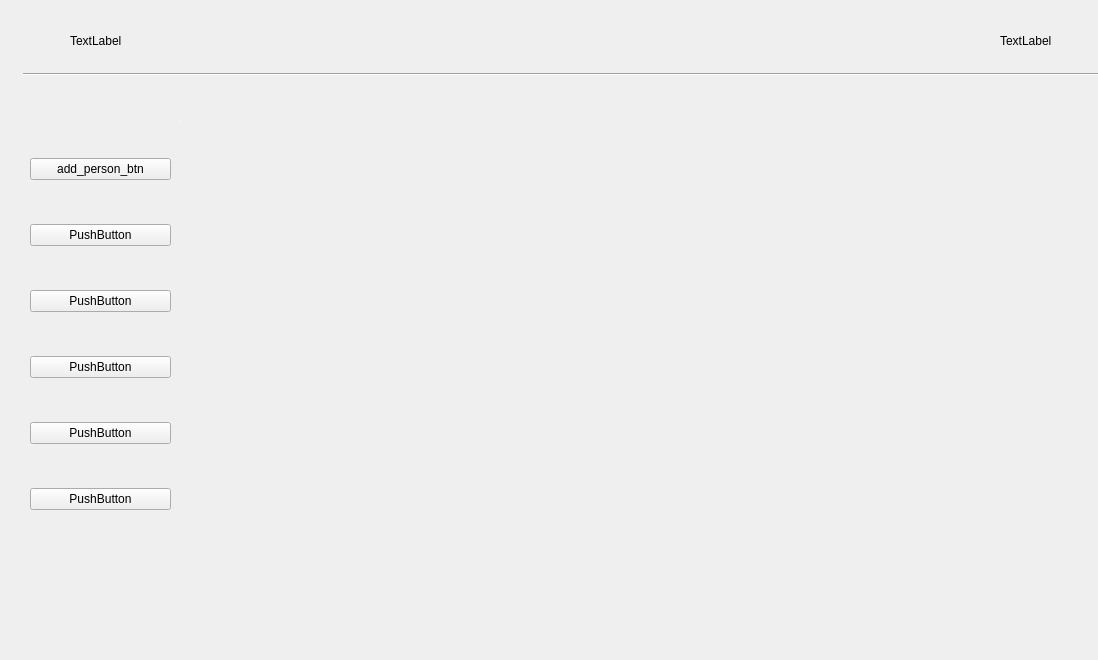
<?xml version="1.0" encoding="UTF-8"?>
<ui version="4.0">
 <class>Form</class>
 <widget class="QWidget" name="Form">
  <property name="geometry">
   <rect>
    <x>0</x>
    <y>0</y>
    <width>1098</width>
    <height>660</height>
   </rect>
  </property>
  <property name="windowTitle">
   <string>Form</string>
  </property>
  <widget class="Line" name="line">
   <property name="geometry">
    <rect>
     <x>23</x>
     <y>66</y>
     <width>1091</width>
     <height>16</height>
    </rect>
   </property>
   <property name="orientation">
    <enum>Qt::Horizontal</enum>
   </property>
  </widget>
  <widget class="QWidget" name="verticalLayoutWidget">
   <property name="geometry">
    <rect>
     <x>30</x>
     <y>120</y>
     <width>141</width>
     <height>431</height>
    </rect>
   </property>
   <layout class="QVBoxLayout" name="verticalLayout">
    <item>
     <widget class="QPushButton" name="add_person_btn">
      <property name="maximumSize">
       <size>
        <width>16777215</width>
        <height>16777215</height>
       </size>
      </property>
      <property name="text">
       <string>add_person_btn</string>
      </property>
     </widget>
    </item>
    <item>
     <widget class="QPushButton" name="pushButton_6">
      <property name="text">
       <string>PushButton</string>
      </property>
     </widget>
    </item>
    <item>
     <widget class="QPushButton" name="pushButton_5">
      <property name="text">
       <string>PushButton</string>
      </property>
     </widget>
    </item>
    <item>
     <widget class="QPushButton" name="pushButton_4">
      <property name="text">
       <string>PushButton</string>
      </property>
     </widget>
    </item>
    <item>
     <widget class="QPushButton" name="pushButton_3">
      <property name="text">
       <string>PushButton</string>
      </property>
     </widget>
    </item>
    <item>
     <widget class="QPushButton" name="pushButton">
      <property name="text">
       <string>PushButton</string>
      </property>
     </widget>
    </item>
   </layout>
  </widget>
  <widget class="QLabel" name="home_icon">
   <property name="geometry">
    <rect>
     <x>70</x>
     <y>20</y>
     <width>54</width>
     <height>41</height>
    </rect>
   </property>
   <property name="text">
    <string>TextLabel</string>
   </property>
  </widget>
  <widget class="QLabel" name="label_2">
   <property name="geometry">
    <rect>
     <x>1000</x>
     <y>20</y>
     <width>54</width>
     <height>41</height>
    </rect>
   </property>
   <property name="text">
    <string>TextLabel</string>
   </property>
  </widget>
  <widget class="QFrame" name="home_frame">
   <property name="geometry">
    <rect>
     <x>180</x>
     <y>120</y>
     <width>1</width>
     <height>1</height>
    </rect>
   </property>
   <property name="frameShape">
    <enum>QFrame::StyledPanel</enum>
   </property>
   <property name="frameShadow">
    <enum>QFrame::Raised</enum>
   </property>
   <widget class="QPushButton" name="pushButton_7">
    <property name="geometry">
     <rect>
      <x>220</x>
      <y>150</y>
      <width>87</width>
      <height>29</height>
     </rect>
    </property>
    <property name="text">
     <string>PushButton</string>
    </property>
   </widget>
   <widget class="QPushButton" name="pushButton_8">
    <property name="geometry">
     <rect>
      <x>400</x>
      <y>150</y>
      <width>87</width>
      <height>29</height>
     </rect>
    </property>
    <property name="text">
     <string>PushButton</string>
    </property>
   </widget>
  </widget>
  <widget class="QFrame" name="add_person_frame">
   <property name="geometry">
    <rect>
     <x>180</x>
     <y>120</y>
     <width>1</width>
     <height>1</height>
    </rect>
   </property>
   <property name="styleSheet">
    <string notr="true"/>
   </property>
   <property name="frameShape">
    <enum>QFrame::Box</enum>
   </property>
   <property name="frameShadow">
    <enum>QFrame::Sunken</enum>
   </property>
   <widget class="QLabel" name="label">
    <property name="geometry">
     <rect>
      <x>50</x>
      <y>73</y>
      <width>54</width>
      <height>17</height>
     </rect>
    </property>
    <property name="text">
     <string>Nom</string>
    </property>
    <property name="alignment">
     <set>Qt::AlignCenter</set>
    </property>
   </widget>
   <widget class="QLineEdit" name="F_name">
    <property name="geometry">
     <rect>
      <x>140</x>
      <y>65</y>
      <width>220</width>
      <height>33</height>
     </rect>
    </property>
   </widget>
   <widget class="QLabel" name="label_3">
    <property name="geometry">
     <rect>
      <x>50</x>
      <y>120</y>
      <width>54</width>
      <height>17</height>
     </rect>
    </property>
    <property name="text">
     <string>Prenom</string>
    </property>
    <property name="alignment">
     <set>Qt::AlignCenter</set>
    </property>
   </widget>
   <widget class="QLineEdit" name="L_name">
    <property name="geometry">
     <rect>
      <x>140</x>
      <y>112</y>
      <width>220</width>
      <height>33</height>
     </rect>
    </property>
   </widget>
   <widget class="QLineEdit" name="cne">
    <property name="geometry">
     <rect>
      <x>141</x>
      <y>160</y>
      <width>220</width>
      <height>33</height>
     </rect>
    </property>
   </widget>
   <widget class="QLabel" name="label_4">
    <property name="geometry">
     <rect>
      <x>50</x>
      <y>168</y>
      <width>54</width>
      <height>17</height>
     </rect>
    </property>
    <property name="text">
     <string>C.I.N</string>
    </property>
    <property name="alignment">
     <set>Qt::AlignCenter</set>
    </property>
   </widget>
   <widget class="QLabel" name="label_5">
    <property name="geometry">
     <rect>
      <x>50</x>
      <y>210</y>
      <width>54</width>
      <height>17</height>
     </rect>
    </property>
    <property name="text">
     <string>Sexe</string>
    </property>
    <property name="alignment">
     <set>Qt::AlignCenter</set>
    </property>
   </widget>
   <widget class="QRadioButton" name="femme">
    <property name="geometry">
     <rect>
      <x>154</x>
      <y>210</y>
      <width>100</width>
      <height>22</height>
     </rect>
    </property>
    <property name="text">
     <string>Femme</string>
    </property>
   </widget>
   <widget class="QRadioButton" name="homme">
    <property name="geometry">
     <rect>
      <x>274</x>
      <y>210</y>
      <width>100</width>
      <height>22</height>
     </rect>
    </property>
    <property name="text">
     <string>Homme</string>
    </property>
   </widget>
   <widget class="QLabel" name="label_6">
    <property name="geometry">
     <rect>
      <x>40</x>
      <y>250</y>
      <width>70</width>
      <height>17</height>
     </rect>
    </property>
    <property name="text">
     <string>Naissance</string>
    </property>
    <property name="alignment">
     <set>Qt::AlignCenter</set>
    </property>
   </widget>
   <widget class="QDateEdit" name="birth_date">
    <property name="geometry">
     <rect>
      <x>145</x>
      <y>240</y>
      <width>170</width>
      <height>27</height>
     </rect>
    </property>
    <property name="wrapping">
     <bool>true</bool>
    </property>
    <property name="buttonSymbols">
     <enum>QAbstractSpinBox::UpDownArrows</enum>
    </property>
    <property name="accelerated">
     <bool>false</bool>
    </property>
    <property name="displayFormat">
     <string>dd-MM-yyyy</string>
    </property>
    <property name="calendarPopup">
     <bool>true</bool>
    </property>
   </widget>
   <widget class="QLabel" name="age_counter">
    <property name="geometry">
     <rect>
      <x>325</x>
      <y>242</y>
      <width>31</width>
      <height>23</height>
     </rect>
    </property>
    <property name="text">
     <string>00</string>
    </property>
    <property name="alignment">
     <set>Qt::AlignCenter</set>
    </property>
   </widget>
   <widget class="QLabel" name="label_8">
    <property name="geometry">
     <rect>
      <x>10</x>
      <y>290</y>
      <width>110</width>
      <height>17</height>
     </rect>
    </property>
    <property name="text">
     <string>Situation Familial</string>
    </property>
    <property name="alignment">
     <set>Qt::AlignCenter</set>
    </property>
   </widget>
   <widget class="QComboBox" name="familly_state">
    <property name="geometry">
     <rect>
      <x>142</x>
      <y>285</y>
      <width>220</width>
      <height>25</height>
     </rect>
    </property>
    <item>
     <property name="text">
      <string>Celibataire</string>
     </property>
    </item>
    <item>
     <property name="text">
      <string>Marie</string>
     </property>
    </item>
    <item>
     <property name="text">
      <string>Divorce</string>
     </property>
    </item>
    <item>
     <property name="text">
      <string>Separe</string>
     </property>
    </item>
    <item>
     <property name="text">
      <string>veuf</string>
     </property>
    </item>
   </widget>
   <widget class="QLabel" name="label_9">
    <property name="geometry">
     <rect>
      <x>16</x>
      <y>341</y>
      <width>110</width>
      <height>17</height>
     </rect>
    </property>
    <property name="text">
     <string>Nomber d'enfant</string>
    </property>
    <property name="alignment">
     <set>Qt::AlignCenter</set>
    </property>
   </widget>
   <widget class="QLineEdit" name="children_num">
    <property name="geometry">
     <rect>
      <x>146</x>
      <y>330</y>
      <width>210</width>
      <height>33</height>
     </rect>
    </property>
   </widget>
   <widget class="QLabel" name="label_10">
    <property name="geometry">
     <rect>
      <x>480</x>
      <y>70</y>
      <width>110</width>
      <height>17</height>
     </rect>
    </property>
    <property name="text">
     <string>Adresse</string>
    </property>
    <property name="alignment">
     <set>Qt::AlignCenter</set>
    </property>
   </widget>
   <widget class="QLineEdit" name="address">
    <property name="geometry">
     <rect>
      <x>611</x>
      <y>56</y>
      <width>210</width>
      <height>33</height>
     </rect>
    </property>
   </widget>
   <widget class="QLabel" name="label_11">
    <property name="geometry">
     <rect>
      <x>480</x>
      <y>110</y>
      <width>110</width>
      <height>17</height>
     </rect>
    </property>
    <property name="text">
     <string>TEL</string>
    </property>
    <property name="alignment">
     <set>Qt::AlignCenter</set>
    </property>
   </widget>
   <widget class="QLineEdit" name="tel">
    <property name="geometry">
     <rect>
      <x>610</x>
      <y>101</y>
      <width>210</width>
      <height>33</height>
     </rect>
    </property>
   </widget>
   <widget class="QLabel" name="label_12">
    <property name="geometry">
     <rect>
      <x>470</x>
      <y>150</y>
      <width>120</width>
      <height>17</height>
     </rect>
    </property>
    <property name="text">
     <string>Type d'assurance</string>
    </property>
    <property name="alignment">
     <set>Qt::AlignCenter</set>
    </property>
   </widget>
   <widget class="QComboBox" name="assurance_type">
    <property name="geometry">
     <rect>
      <x>610</x>
      <y>150</y>
      <width>213</width>
      <height>27</height>
     </rect>
    </property>
    <item>
     <property name="text">
      <string>Rien</string>
     </property>
    </item>
   </widget>
   <widget class="QTextEdit" name="note">
    <property name="geometry">
     <rect>
      <x>600</x>
      <y>210</y>
      <width>240</width>
      <height>111</height>
     </rect>
    </property>
   </widget>
   <widget class="QLabel" name="label_13">
    <property name="geometry">
     <rect>
      <x>460</x>
      <y>250</y>
      <width>120</width>
      <height>17</height>
     </rect>
    </property>
    <property name="text">
     <string>Remarque</string>
    </property>
    <property name="alignment">
     <set>Qt::AlignCenter</set>
    </property>
   </widget>
   <widget class="QPushButton" name="add_person_save_btn">
    <property name="geometry">
     <rect>
      <x>630</x>
      <y>370</y>
      <width>87</width>
      <height>29</height>
     </rect>
    </property>
    <property name="text">
     <string>Enregistrer</string>
    </property>
   </widget>
   <widget class="QPushButton" name="pushButton_9">
    <property name="geometry">
     <rect>
      <x>740</x>
      <y>370</y>
      <width>87</width>
      <height>29</height>
     </rect>
    </property>
    <property name="text">
     <string>annuler</string>
    </property>
   </widget>
  </widget>
 </widget>
 <resources/>
 <connections>
  <connection>
   <sender>pushButton_9</sender>
   <signal>clicked()</signal>
   <receiver>F_name</receiver>
   <slot>clear()</slot>
   <hints>
    <hint type="sourcelabel">
     <x>955</x>
     <y>501</y>
    </hint>
    <hint type="destinationlabel">
     <x>429</x>
     <y>210</y>
    </hint>
   </hints>
  </connection>
  <connection>
   <sender>pushButton_9</sender>
   <signal>clicked()</signal>
   <receiver>L_name</receiver>
   <slot>clear()</slot>
   <hints>
    <hint type="sourcelabel">
     <x>971</x>
     <y>505</y>
    </hint>
    <hint type="destinationlabel">
     <x>516</x>
     <y>251</y>
    </hint>
   </hints>
  </connection>
  <connection>
   <sender>pushButton_9</sender>
   <signal>clicked()</signal>
   <receiver>cne</receiver>
   <slot>clear()</slot>
   <hints>
    <hint type="sourcelabel">
     <x>976</x>
     <y>495</y>
    </hint>
    <hint type="destinationlabel">
     <x>534</x>
     <y>305</y>
    </hint>
   </hints>
  </connection>
  <connection>
   <sender>pushButton_9</sender>
   <signal>clicked()</signal>
   <receiver>children_num</receiver>
   <slot>clear()</slot>
   <hints>
    <hint type="sourcelabel">
     <x>975</x>
     <y>508</y>
    </hint>
    <hint type="destinationlabel">
     <x>517</x>
     <y>472</y>
    </hint>
   </hints>
  </connection>
  <connection>
   <sender>pushButton_9</sender>
   <signal>clicked()</signal>
   <receiver>address</receiver>
   <slot>clear()</slot>
   <hints>
    <hint type="sourcelabel">
     <x>946</x>
     <y>495</y>
    </hint>
    <hint type="destinationlabel">
     <x>898</x>
     <y>206</y>
    </hint>
   </hints>
  </connection>
  <connection>
   <sender>pushButton_9</sender>
   <signal>clicked()</signal>
   <receiver>tel</receiver>
   <slot>clear()</slot>
   <hints>
    <hint type="sourcelabel">
     <x>996</x>
     <y>491</y>
    </hint>
    <hint type="destinationlabel">
     <x>964</x>
     <y>242</y>
    </hint>
   </hints>
  </connection>
  <connection>
   <sender>pushButton_9</sender>
   <signal>clicked()</signal>
   <receiver>note</receiver>
   <slot>clear()</slot>
   <hints>
    <hint type="sourcelabel">
     <x>999</x>
     <y>494</y>
    </hint>
    <hint type="destinationlabel">
     <x>958</x>
     <y>398</y>
    </hint>
   </hints>
  </connection>
 </connections>
</ui>
